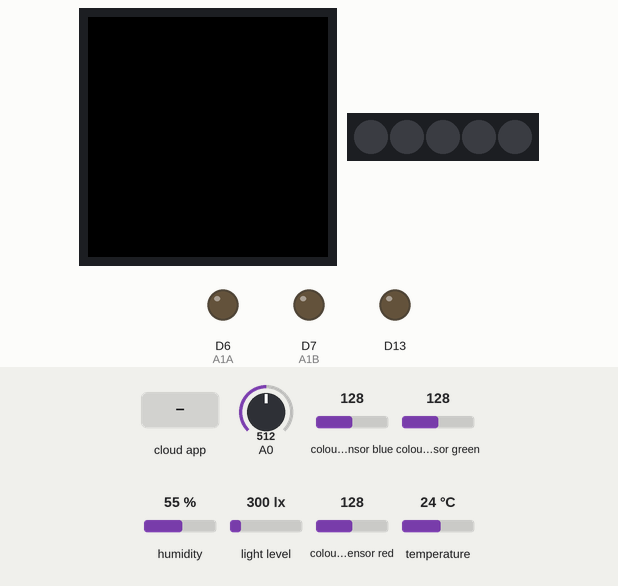
Simulated run of this sketch. Board: Arduino MKR. Shown: 240×240 colour display, 5 RGB LEDs in strip order, left to right, output pins drawn as LEDs (lit = HIGH). The inputs (shaded band) are chosen by the test bench; at power-on: A0 = 512, colour sensor blue 128, colour sensor green 128, humidity 55 %, light level 300 lx, colour sensor red 128, temperature 24 °C. WiFi joins after 1.5 s; servers stay silent unless stated.

Above: at 6.4 s.
6.5 s: the phone or cloud app sets waterpump to 0
At 7.3 s:
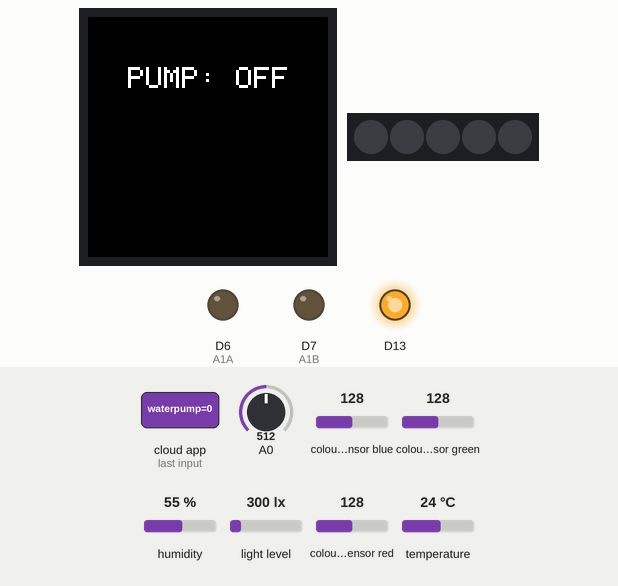
8.0 s: the phone or cloud app sets waterpump to 1
At 9.2 s:
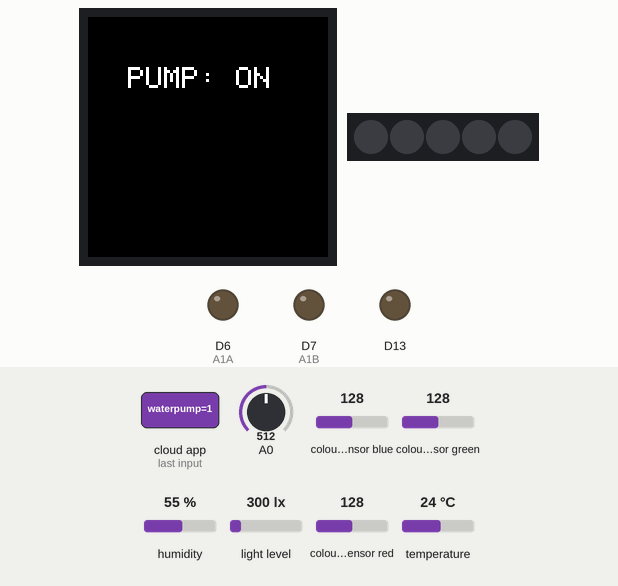
9.5 s: A0 set to 716
11.0 s: A0 set to 740
At 12.2 s:
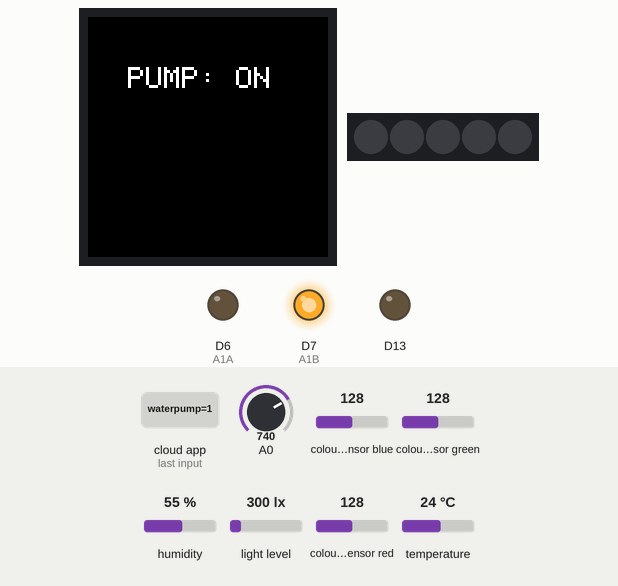
12.5 s: the phone or cloud app sets waterpump to 0
At 13.3 s:
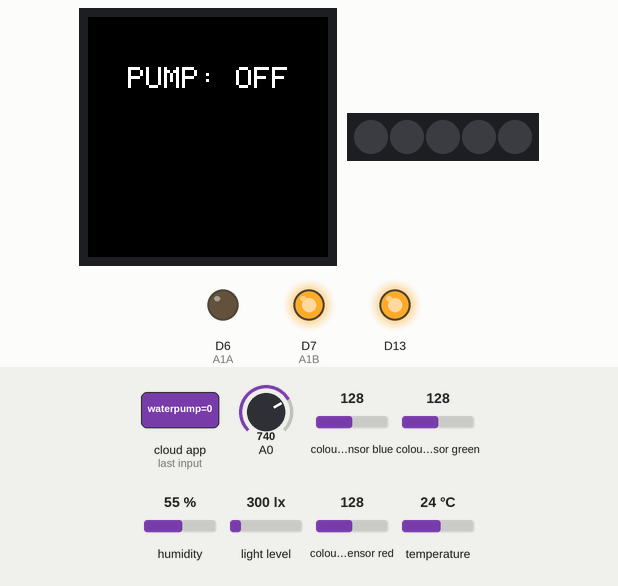
14.1 s: A0 set to 306
At 15.6 s:
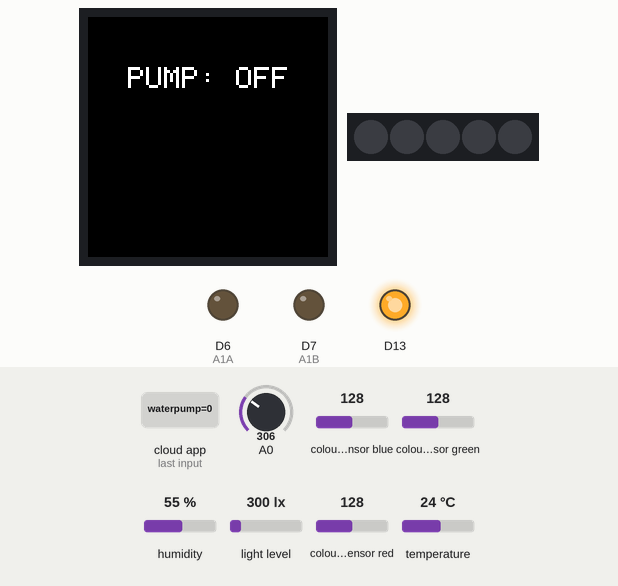
Timing chart, 0 to 16.6 s (numbered marks = the images above; inputs shaded):
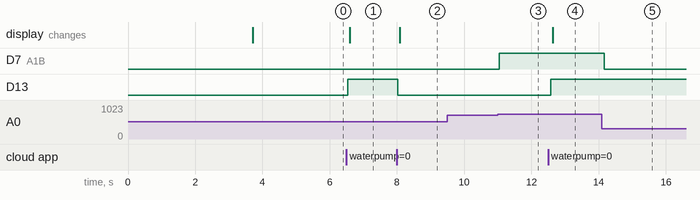

The sketch:

Water_pump.ino
```cpp
#include "thingProperties.h"
#include <Arduino_MKRIoTCarrier.h>
MKRIoTCarrier carrier;

int moistPin;
const int A1A = 6;
const int A1B = 7;

String waterPumpState;
String coolingFanState;
String lightState;


uint32_t lightsOn = carrier.leds.Color(82, 118, 115);
uint32_t lightsOff = carrier.leds.Color(0, 0, 0);


void setup() {

  pinMode(A1A,OUTPUT);
  pinMode(A1B,OUTPUT);

  // Initialize serial and wait for port to open:
  Serial.begin(9600);
  // This delay gives the chance to wait for a Serial Monitor without blocking if none is found
  delay(1500);

  // Defined in thingProperties.h
  initProperties();

  // Connect to Arduino IoT Cloud
  ArduinoCloud.begin(ArduinoIoTPreferredConnection);
  //Get Cloud Info/errors , 0 (only errors) up to 4
  setDebugMessageLevel(2);
  ArduinoCloud.printDebugInfo();

  //Wait to get cloud connection to init the carrier
  while (ArduinoCloud.connected() != 1) {
    ArduinoCloud.update();
    delay(500);
  }

  delay(500);
  CARRIER_CASE = true;
  carrier.begin();
  moistPin = carrier.getBoardRevision() == 1 ? A5 : A0; //assign A0 or A5 based on HW revision
  carrier.display.setRotation(0);
  delay(1500);
}

void loop() {
  //Update the Cloud
  ArduinoCloud.update();

  //read temperature and humidity
  temperature = carrier.Env.readTemperature();
  humidity = carrier.Env.readHumidity();

  //read raw moisture value
  int raw_moisture = analogRead(moistPin);

  //map raw moisture to a scale of 0 - 100
  moisture = map(raw_moisture, 0, 1023, 100, 0);

  if (moisture < 30) {
    if (!motorState) {
      motorState = true;
      waterpump = true;

    }
  }

  else {
    if (motorState) {
      motorState = false;
      waterpump = false;
    }
  }
  onMotorChange();
  //read ambient light
  while (!carrier.Light.colorAvailable()) {
    delay(5);
  }
  int none; //We dont need RGB colors
  carrier.Light.readColor(none, none, none, light);

  delay(100);

}

void onMotorChange() {
  if (motorState == true) {
    digitalWrite(A1A, LOW);
    digitalWrite(A1B, HIGH); // Turns on the motor
  } else {
    digitalWrite(A1A, LOW);
    digitalWrite(A1B, LOW); // Turns off the motor
  }
}


void onWaterpumpChange() {
  if (waterpump == true) {
    carrier.Relay2.open();
    waterPumpState = "PUMP: ON";
  } else {
    carrier.Relay2.close();
    waterPumpState = "PUMP: OFF";
  }
  updateScreen();
}


//Update displayed Info
void updateScreen() {
  carrier.display.fillScreen(ST77XX_BLACK);
  carrier.display.setTextColor(ST77XX_WHITE);
  carrier.display.setTextSize(3);

  carrier.display.setCursor(40, 50);
  carrier.display.print(waterPumpState);
  carrier.display.setCursor(40, 90);
  carrier.display.print(coolingFanState);
  carrier.display.setCursor(40, 130);
  carrier.display.print(lightState);
}
```

thingProperties.h
```cpp
// Code generated by Arduino IoT Cloud, DO NOT EDIT.

#include <ArduinoIoTCloud.h>
#include <Arduino_ConnectionHandler.h>

const char SSID[]     = "nandana Act";    // Network SSID (name)
const char PASS[]     = "Satish143";    // Network password (use for WPA, or use as key for WEP)

void onMotorChange();
void onWaterpumpChange();

float humidity;
float temperature;
int light;
int moisture;
bool waterpump;
bool motorState;

void initProperties(){

  ArduinoCloud.addProperty(humidity, READ, ON_CHANGE, NULL);
  ArduinoCloud.addProperty(temperature, READ, ON_CHANGE, NULL);
  ArduinoCloud.addProperty(light, READ, ON_CHANGE, NULL);
  ArduinoCloud.addProperty(moisture, READ, ON_CHANGE, NULL);
  ArduinoCloud.addProperty(waterpump, READWRITE, ON_CHANGE, onWaterpumpChange);
  ArduinoCloud.addProperty(motorState, READWRITE, ON_CHANGE, onMotorChange);


}

WiFiConnectionHandler ArduinoIoTPreferredConnection(SSID, PASS);
```

Measured:
- the behaviour switches between 726 and 727 on A0 (found by bisection; images 2 and 3)
- after the input at 6.5 s, D13: LOW → HIGH at once; the display: changes after 0.10 s (image 1)
- after the input at 8.0 s, D13: HIGH → LOW at once; the display: changes after 0.09 s (image 2)
- after the input at 9.5 s, every drawn part: stays the same
- after the input at 11.0 s, D7 (A1B): LOW → HIGH at once
- after the input at 12.5 s, D13: LOW → HIGH after 0.07 s; the display: changes after 0.13 s (image 4)
- after the input at 14.1 s, D7 (A1B): HIGH → LOW after 0.06 s
